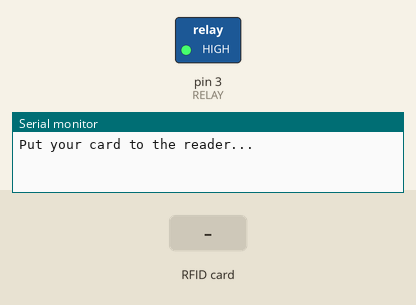
Simulated run of this sketch. Board: Arduino Uno, built with avr-gcc and run on an emulated ATmega328P. Shown: switched loads named in the sketch (green lamp = pin HIGH), the last lines printed to the serial monitor. The inputs (shaded band) are chosen by the test bench. Pins used as bus, display or sensor lines are not drawn.

Above: at 1.2 s.
1.3 s: RFID card 63 E2 4B 94 held to the reader
At 2.3 s:
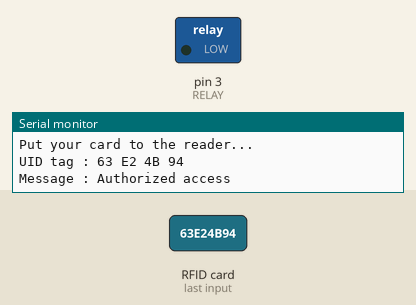
4.3 s: RFID card 5E 7A 19 C4 held to the reader
Timing chart, 0 to 7.3 s (numbered marks = the images above; inputs shaded):
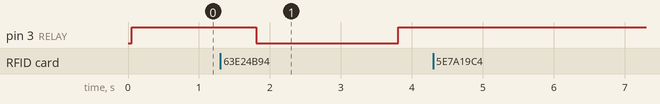

Measured:
- after the input at 1.3 s, pin 3 (RELAY): HIGH → LOW after 0.51 s, → HIGH 2.0 s later

The sketch:

Smart_Lock.ino
```cpp
#include <SPI.h>
#include <MFRC522.h>

#define SS_PIN 10
#define RST_PIN 9

#define RELAY 3 //relay pin

#define ACCESS_DELAY 2000
#define DENIED_DELAY 1000
MFRC522 mfrc522(SS_PIN, RST_PIN);   // Create MFRC522 instance (RFID Reader)

void setup() {
  // put your setup code here, to run once:
  Serial.begin(9600);   // Initiate a serial communication
  SPI.begin();          // Initiate  SPI bus
  mfrc522.PCD_Init();   // Initiate MFRC522
  //115200 9600
  pinMode(RELAY, OUTPUT);

  digitalWrite(RELAY, HIGH);
  Serial.println("Put your card to the reader...");
  Serial.println();
}

void loop() {
  // Runs repeatedly
  // Looks for new cards
  if ( ! mfrc522.PICC_IsNewCardPresent())
  {
    return;
  }
  // Select one of the cards
  if ( ! mfrc522.PICC_ReadCardSerial())
  {
    return;
  }
  //Show UID on serial monitor
  Serial.print("UID tag :");
  String content= "";
  byte letter;
  //Prints RFID UID (Tag ID)
  for (byte i = 0; i < mfrc522.uid.size; i++)
  {
     Serial.print(mfrc522.uid.uidByte[i] < 0x10 ? " 0" : " ");
     Serial.print(mfrc522.uid.uidByte[i], HEX);
     content.concat(String(mfrc522.uid.uidByte[i] < 0x10 ? " 0" : " "));
     content.concat(String(mfrc522.uid.uidByte[i], HEX));
  }
  Serial.println();
  Serial.print("Message : ");
  content.toUpperCase();

   //if valid card with valid UID is presented, authorized message returned
  if (content.substring(1) == "63 E2 4B 94") //change here the UID of the card/cards that you want to give access
  {
    Serial.println("Authorized access");
    Serial.println();
    delay(500);
    digitalWrite(RELAY, LOW);
    //Solenoid Unlocked
    delay(ACCESS_DELAY);
    digitalWrite(RELAY, HIGH);
  }

 else   {
    //if invalid card is presented, rejection message returned
    Serial.println(" Access denied");
    delay(DENIED_DELAY);

  }
  //Presentation: https://docs.google.com/presentation/d/16TDbiAZifbw5ZtmMXuEj2Xs19wC0R37v/edit?usp=sharing&ouid=115498961157537223179&rtpof=true&sd=true
  //Reference : https://www.hackster.io/mertarduino/solenoid-door-lock-contol-rfid-527505

}
```
